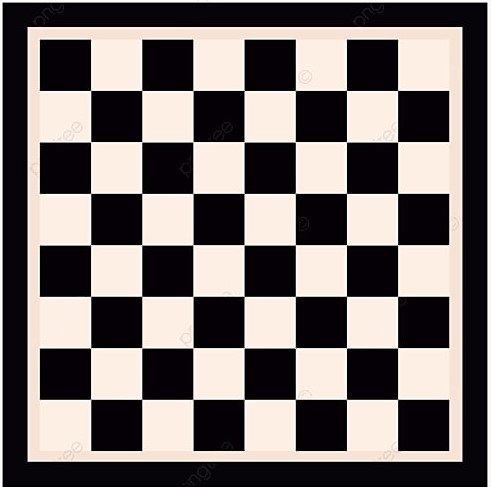
#> input picture 07_cornerHarris/img/chess.png, 491 x 487 px
$ python a_cornerHarris.py
#> lines starting #> are read from the running program, lines starting #| are printed output that depends on the picture; after the words box and inside, x2 and y2 are one past the last pixel; in counts of white or black regions, pixels touching at a corner belong together
import cv2
import numpy as np
import matplotlib.pyplot as plt


filename = 'img/chess.png'
img = cv2.imread(filename)
#> img is the input picture: shape (487, 491, 3); mean B, G, R 108.3, 110.5, 118.2
gray = cv2.cvtColor(img, cv2.COLOR_BGR2GRAY)
gray = np.float32(gray)

# 해리스 코너 검출
dst = cv2.cornerHarris(gray, 2, 3, 0.05)
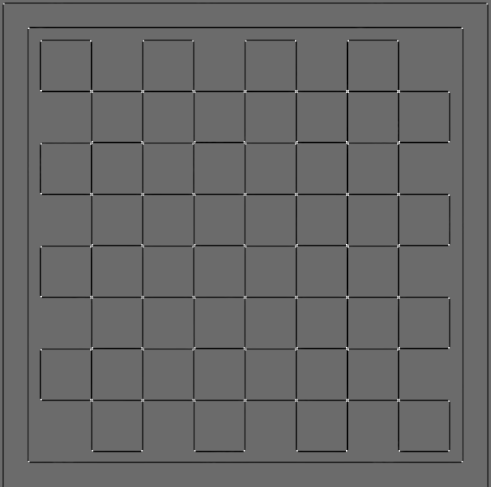
#> dst: shape (487, 491) float32; min -192443328, max 262581504, mean -7529857; drawn with min black and max white
dst = cv2.dilate(dst, None, iterations=5)  # 코너 위치 확장 (이미지의 전경 객체를 팽창 = 작은 구멍이나 갭 채우기)
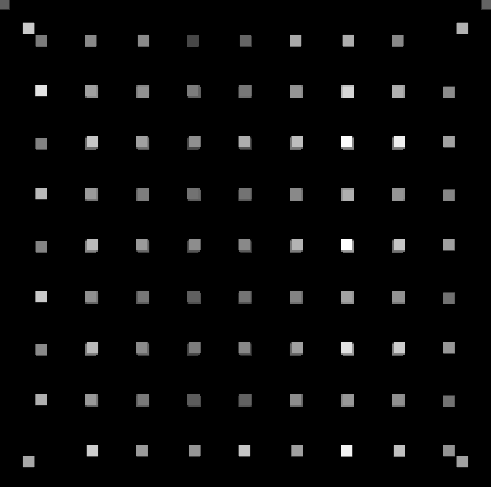
#> dst: shape (487, 491) float32; min -14.45, max 262581504, mean 8423378; drawn with min black and max white

#print(dst)

# 코너 위치에 빨간색 표시
img[dst > .01 * dst.max()] = [0, 0, 255]
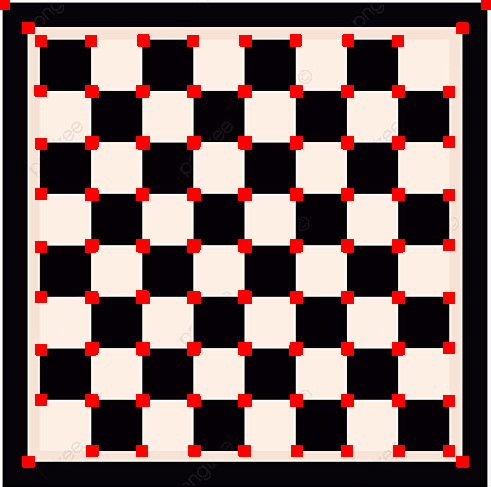
#> img: shape (487, 491, 3); 5.9% of pixels changed, all inside (x1, y1, x2, y2) = (0, 0, 491, 468)
#print(0.05*dst.max(), dst.max() )


# 이미지 시각화
plt.figure(figsize=(12, 6))

plt.subplot(1, 2, 1)
plt.imshow(cv2.cvtColor(img, cv2.COLOR_BGR2RGB))
plt.title('Harris Corners')

plt.subplot(1, 2, 2)
plt.imshow(dst, cmap='gray')
plt.title('Harris Response')

plt.show()
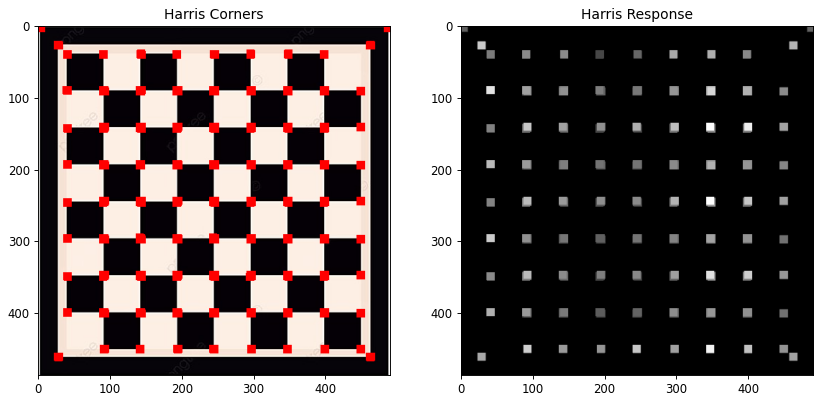
#> figure drawn by matplotlib, 2 panels
